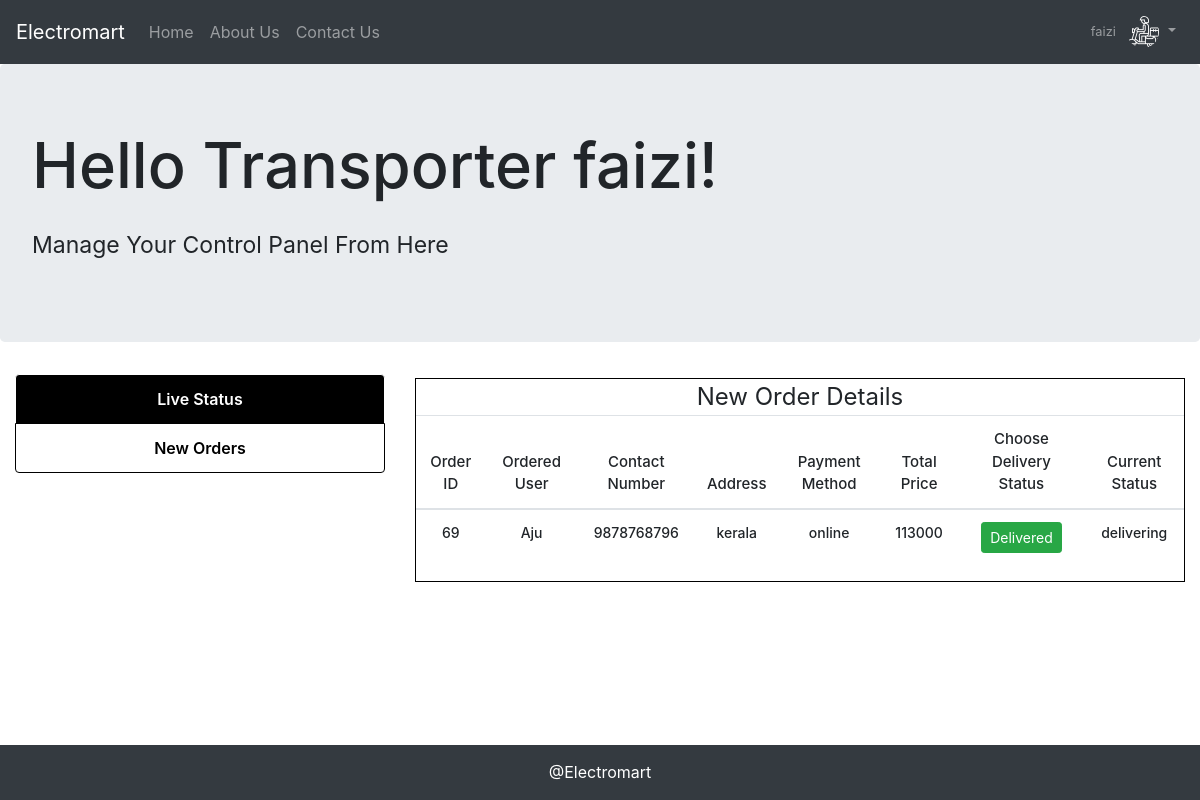
Screenshot of /dneworders.php (signed in) with the database file from the repository.
### tables this page shows
CREATE TABLE `delivery` (
  `id` int(11) NOT NULL,
  `orderid` int(11) NOT NULL,
  `ordereduser` varchar(30) NOT NULL,
  `usercontact` bigint(10) NOT NULL,
  `useraddress` varchar(150) NOT NULL,
  `payment_type` varchar(11) NOT NULL,
  `totalprice` int(11) NOT NULL,
  `res_status` varchar(11) NOT NULL,
  `delivery_status` varchar(11) NOT NULL,
  `delivery_person` varchar(40) NOT NULL
);

### dneworders.php (the view, shortened to what this page needs)
<?php
 include_once "inc/dbh.inc.php";
?>
<!DOCTYPE html>
<html>
<head>
  <link rel="stylesheet" type="text/css" href="css/bootstrap.min.css">
  <link rel="stylesheet" type="text/css" href="css/main.css">
</head>
<body>
    <nav class="navbar navbar-expand-lg navbar-dark bg-dark">
  <a class="navbar-brand" href="index.php">Electromart</a>
  <div class="collapse navbar-collapse" id="navbarSupportedContent">
    <ul class="navbar-nav mr-auto">
      <li class="nav-item">
        <a class="nav-link" href="index.php">Home</a>
      </li>
      <li class="nav-item">
        <a class="nav-link" href="aboutus.php">About Us</a>
      </li>
      <li class="nav-item">
        <a class="nav-link " href="#contact">Contact Us</a>
      </li>
    </ul>
    <ul class="navbar-nav ml-auto">
      <li class="nav-item dropdown no-arrow">
        <a class="nav-link dropdown-toggle" href="#" id="userDropdown" role="button" data-toggle="dropdown" aria-haspopup="true" aria-expanded="false">
          <span class="mr-2 d-none d-lg-inline text-gray-600 small">
            <?php echo $_SESSION['u_name']; ?>
          </span>
          <img class="img-profile rounded-circle" src="uploads/<?php echo $_SESSION['pic']; ?>" style="height: 2rem; width: 2rem;">
        </a>
      </li>
    </ul>
  </div>
</nav>
<div class="jumbotron">
	<h1 style="font-size: 63px;">Hello Transporter <?php echo $_SESSION['u_name']; ?>!</h1>
	<p class="pt-3" style="font-size: 23px;">Manage Your Control Panel From Here</p>
</div>
 <div class="container-fluid">
    <div class="row pb-5">
      <div class="col-md-4 ">
            <div class="mylist list-group">
              <a href="dindex.php" class="list-group-item">Live Status</a>
              <a href="dneworders.php" class="list-group-item active">New Orders</a>
            </div>
      </div>
      <div class="col-md-8 pt-1 pb-3">
         <legend class="text-center" style="border:1px solid black; width: 100%; margin: 0 auto;">New Order Details
          <?php
          $deliveryboy = $_SESSION['u_name'];
          $sql = "SELECT * FROM delivery WHERE delivery_person = '$deliveryboy' ORDER BY id DESC;";
          $result = mysqli_query($con, $sql);
          $resultcheck = mysqli_num_rows($result);
          if ($resultcheck > 0) {
          ?>
          <table class="table table-responsive-md mytbl text-center">
                <thead>
                <tr>
                <th>Order ID</th>
                <th>Ordered User</th>
                <th>Contact Number</th>
                <th>Address</th>
                <th>Payment Method</th>
                <th>Total Price</th>
                <th>Choose Delivery Status</th>
                <th>Current Status</th>
                </tr>
                </thead>
                <tbody>
                <?php
                 while ($row = mysqli_fetch_assoc($result)) {
                ?>
                <tr>
                <td><?php echo $row['orderid']; ?></td>
                <td><?php echo $row['ordereduser']; ?></td>
                <td><?php echo $row['usercontact']; ?></td>
                <td><?php echo $row['useraddress']; ?></td>
                <td><?php echo $row['payment_type']; ?></td>
                <td><?php echo $row['totalprice']; ?></td>
                <td><a href="?id=<?php echo $row['orderid']; ?>&delivery=delivered" class="btn btn-success btn-sm">Delivered</a>
                  </td>
                <td><?php echo $row['delivery_status']; ?></td>
                </tr>
                <?php
                 }
                ?>
                </tbody>
               </table>
              <?php
                }
              ?>
             </legend>
      </div>
    </div>
  </div>
<?php
 include "footer.php";
?>

### css/main.css (style rules this page uses)
html,body { height: 100%; width: 100%; }
.mylist a { text-align: center; text-decoration: none; background-color: black; color: white; border: 1px solid white; font-weight: 600; }
.list-group-item.active { background-color: white !important; color: black; border: 1px solid black; }
.mytbl th { font-size: 15px; font-weight: 500; margin: 0 auto; }
.mytbl td { font-size: 14px; font-weight: 500; }

### rows the page displays
delivery: orderid "69", ordereduser "Aju", usercontact "9878768796", useraddress "kerala", payment_type "online", totalprice "113000", delivery_status "delivering"

### other values shown
$_SESSION['u_name'] "faizi"
